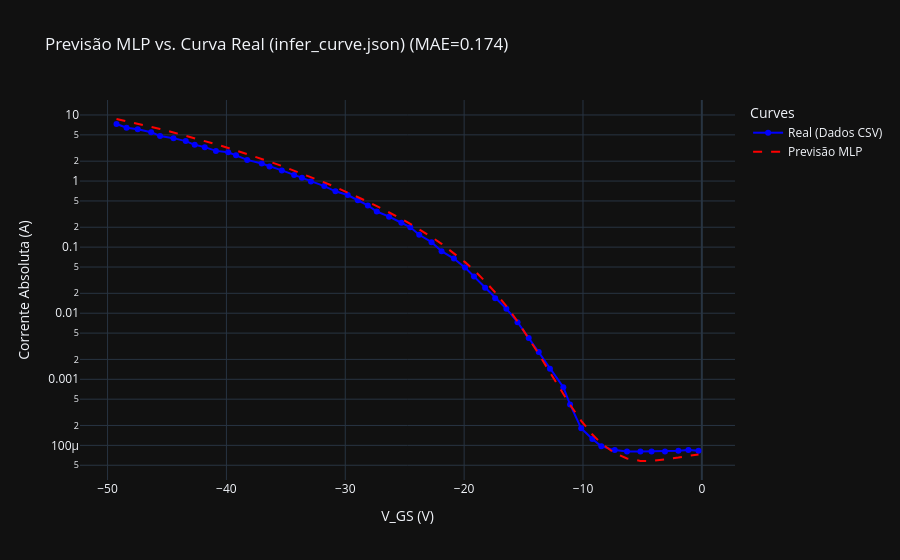

Notebook code cell kept with this figure:
### Code cell
plot_curve_comparison(
    V_data=V_real,
    I_real=I_real*1e6,  
    V_fixed=v_fixed,
    is_transfer=is_transfer,
    
    # Passando os objetos treinados: (Função de preparo, Modelo, Scaler)
    mlp_model=(prepare_mlp_features, trained_model, feature_scaler, target_scaler), 
    
    yscale="log",  # Escala linear para corrente
    title=f"Previsão MLP vs. Curva Real ({os.path.basename(TEST_CSV_PATH)})"
)
